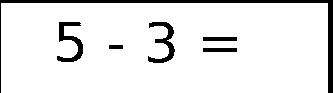
%> input picture Lab/lab3/161220096_3_v1/code/divide_output/m22.bmp, 333 x 93 px
$ octave slides_divide.m   (GNU Octave 9; MATLAB toolbox functions it lacks are replaced by stand-ins)
%> lines starting %> are read from the running program, lines starting %| are printed output that depends on the picture; in (x1, y1, x2, y2) boxes, pixels count from 0 and x2, y2 are one past the last pixel; in counts of white or black regions, pixels touching at a corner belong together; the program's own positions count from 1
### Lab/lab3/161220096_3_v1/code/my_digit.m
function output = my_digit(input_image)
%in this function, you should finish the digit recognition task.
%the input parameter is a matrix of an image which contains a digit.
%the output parameter represents which digit it is.

output = ocr(input_image,'TextLayout','Word');

### Lab/lab3/161220096_3_v1/code/slides_divide.m
clc; clear all;
Im = imread('./divide_output/m22.bmp');
%> Im: size 93x333 logical; 91.3% white; 6 black regions, box (x1, y1, x2, y2) and area: (0, 0, 333, 93) 1539, (57, 22, 83, 62) 411, (148, 22, 175, 63) 406, (203, 37, 237, 41) 136, (203, 48, 237, 52) 136, (109, 45, 123, 49) 56
Im = im2bw(Im); %二值化
[m,n] = size(Im);
%> m = 93; n = 333
% 先去边框
border = 10; %边框所占百分比
left = floor(m/border);
%> left = 9
right = floor(m-m/border);
%> right = 83
up = floor(n/border);
%> up = 33
down = floor(n-n/border);
%> down = 299
% 去边框后的图
Im = Im(left:right,up:down);
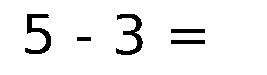
%> Im: size 75x267 logical; 94.3% white; 5 black regions, box (x1, y1, x2, y2) and area: (25, 14, 51, 54) 411, (116, 14, 143, 55) 406, (171, 29, 205, 33) 136, (171, 40, 205, 44) 136, (77, 37, 91, 41) 56
[m,n] = size(Im);
%> m = 75; n = 267

height = m;
%> height = 75
seg = cell(1,5);

% 试探空格
exist = [];
for i = 1:n
    tmp = find(Im(:,i)== 0);
    exist(i) = ~isempty(tmp);
end
%> this loop made 267 passes
%> tmp on passes 26, 27, 33: [49; 50; 51; 52], [49; 50; 51; 52; 53], [15; 16; 17; 18; 29; 30; 31; 32; 51; 52; 53; 54]
%> after the loop, exist = 267 values, max 1 at index 26, min 0 at index 1, mean 0.378

% 分块

part = [];
sflag = 0;
eflag = 0;
offset = floor(n/30);
%> offset = 8

for i = 1:length(exist)
    if(exist(i)==0 && sflag ==0 && eflag == 0)
        continue;
    elseif(exist(i)==1 && sflag ==0)
        sflag = i;
    elseif(exist(i)==0 && sflag ~=0)
        part = [part;[sflag,i]];
        sflag = 0;
    end
end
%> this loop made 267 passes
%> (part, sflag) on pass 52: ([26 52], 0)
%> sflag on pass 26: 26
%> after the loop, part = [26 52; 78 92; 117 144; 172 206]
last = part(4,2);
%> last = 206
part = [part;[last+offset+1,last+offset]];
%> part = [26 52; 78 92; 117 144; 172 206; 215 214]

for col = 1:5
    seg(1,col)= {Im(1:height,part(col,1)-offset:part(col,2)+offset,:)};
end
%> after the loop, seg = 5 items

for i=1:5
    subplot(1,5,i);imshow(seg{i});hold on;
%> after `imshow(seg{i})`:
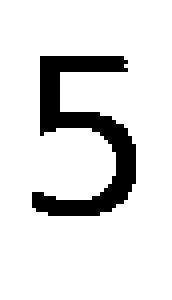
%> displayed picture: size 75x43 logical (shown 4 times larger); 87.3% white; 1 black region, box (x1, y1, x2, y2) and area: (8, 14, 34, 54) 411
%> the run ends on the next line
    if mod(i,2)==1
        display(my_digit(seg{i}))

$ run again, with Lab/lab3/161220096_3_v1/code/divide_output/m1.bmp copied over Lab/lab3/161220096_3_v1/code/divide_output/m22.bmp
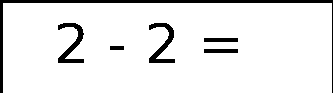
%> input picture Lab/lab3/161220096_3_v1/code/divide_output/m1.bmp, 333 x 93 px
%> `Im = Im(left:right,up:down);`:
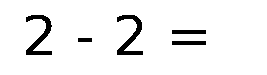
%> Im: size 75x267 logical; 94.4% white; 5 black regions, box (x1, y1, x2, y2) and area: (26, 15, 52, 55) 400, (117, 15, 143, 55) 394, (172, 30, 206, 34) 136, (172, 41, 206, 45) 136, (78, 38, 92, 42) 56
%> the loop `for i = 1:n` made 267 passes
%> tmp on passes 27 to 29: [18; 19; 20; 21; 22; 51; 52; 53; 54; 55], [18; 19; 20; 21; 22; 50; 51; 52; 53; 54; 55], [17; 18; 19; 20; 21; 49; 50; 51; 52; 53; 54; 55]
%> after the loop `for i = 1:n`: exist = 267 values, max 1 at index 27, min 0 at index 1, mean 0.375
%> the loop `for i = 1:length(exist)` made 267 passes
%> (part, sflag) on pass 53: ([27 53], 0)
%> after the loop `for i = 1:length(exist)`: part = [27 53; 79 93; 118 144; 173 207]
%> last = 207
%> `part = [part;[last+offset+1,last+offset]];`: part = [27 53; 79 93; 118 144; 173 207; 216 215]
%> after the loop `for col = 1:5`: seg = 5 items
%> `imshow(seg{i})`:
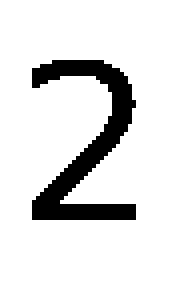
%> displayed picture: size 75x43 logical (shown 4 times larger); 87.6% white; 1 black region, box (x1, y1, x2, y2) and area: (8, 15, 34, 55) 400

$ run again, with Lab/lab3/161220096_3_v1/code/divide_output/m10.bmp copied over Lab/lab3/161220096_3_v1/code/divide_output/m22.bmp
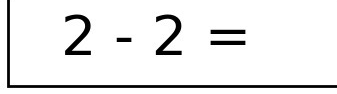
%> input picture Lab/lab3/161220096_3_v1/code/divide_output/m10.bmp, 337 x 94 px
%> Im is the input picture: size 94x337x3 uint8; min 0, max 255, mean 236.3
%> `Im = Im(left:right,up:down);`:
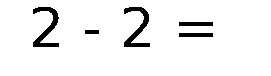
%> Im: size 76x271 logical; 94.5% white; 5 black regions, box (x1, y1, x2, y2) and area: (33, 7, 59, 47) 400, (124, 7, 150, 47) 395, (179, 22, 213, 26) 136, (179, 33, 213, 37) 136, (85, 30, 99, 34) 56
%> the loop `for i = 1:n` made 271 passes
%> tmp on passes 34 to 36: [10; 11; 12; 13; 14; 43; 44; 45; 46; 47], [10; 11; 12; 13; 14; 42; 43; 44; 45; 46; 47], [9; 10; 11; 12; 13; 41; 42; 43; 44; 45; 46; 47]
%> after the loop `for i = 1:n`: exist = 271 values, max 1 at index 34, min 0 at index 1, mean 0.369
%> the loop `for i = 1:length(exist)` made 271 passes
%> (part, sflag) on pass 60: ([34 60], 0)
%> after the loop `for i = 1:length(exist)`: part = [34 60; 86 100; 125 151; 180 214]
%> last = 214
%> `part = [part;[last+offset+1,last+offset]];`: part = [34 60; 86 100; 125 151; 180 214; 224 223]
%> after the loop `for col = 1:5`: seg = 5 items
%> `imshow(seg{i})`:
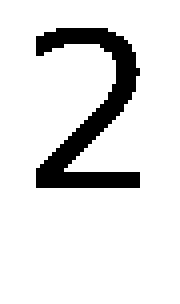
%> displayed picture: size 76x45 logical (shown 4 times larger); 88.3% white; 1 black region, box (x1, y1, x2, y2) and area: (9, 7, 35, 47) 400

$ run again, with Lab/lab3/161220096_3_v1/code/divide_output/m11.bmp copied over Lab/lab3/161220096_3_v1/code/divide_output/m22.bmp
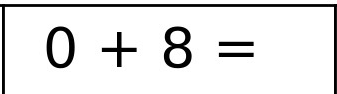
%> input picture Lab/lab3/161220096_3_v1/code/divide_output/m11.bmp, 337 x 94 px
%> Im is the input picture: size 94x337x3 uint8; min 0, max 255, mean 230.2
%> `Im = Im(left:right,up:down);`:
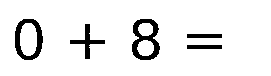
%> Im: size 76x271 logical; 92.2% white; 5 black regions, box (x1, y1, x2, y2) and area: (132, 19, 160, 60) 552, (15, 19, 43, 60) 485, (70, 24, 105, 59) 292, (187, 34, 222, 38) 140, (187, 45, 222, 49) 140
%> the loop `for i = 1:n` made 271 passes
%> tmp on passes 23 to 25: [21; 22; 23; 24; 25; 26; 53; 54; 55; 56; 57; 58; 59], [20; 21; 22; 23; 24; 25; 55; 56; 57; 58; 59], [20; 21; 22; 23; 24; 56; 57; 58; 59; 60]
%> after the loop `for i = 1:n`: exist = 271 values, max 1 at index 16, min 0 at index 1, mean 0.465
%> the loop `for i = 1:length(exist)` made 271 passes
%> (part, sflag) on pass 44: ([16 44], 0)
%> after the loop `for i = 1:length(exist)`: part = [16 44; 71 106; 133 161; 188 223]
%> last = 223
%> `part = [part;[last+offset+1,last+offset]];`: part = [16 44; 71 106; 133 161; 188 223; 233 232]
%> after the loop `for col = 1:5`: seg = 5 items
%> `imshow(seg{i})`:
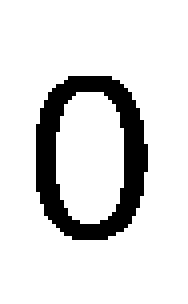
%> displayed picture: size 76x47 logical (shown 4 times larger); 86.4% white; 1 black region, box (x1, y1, x2, y2) and area: (9, 19, 37, 60) 485
